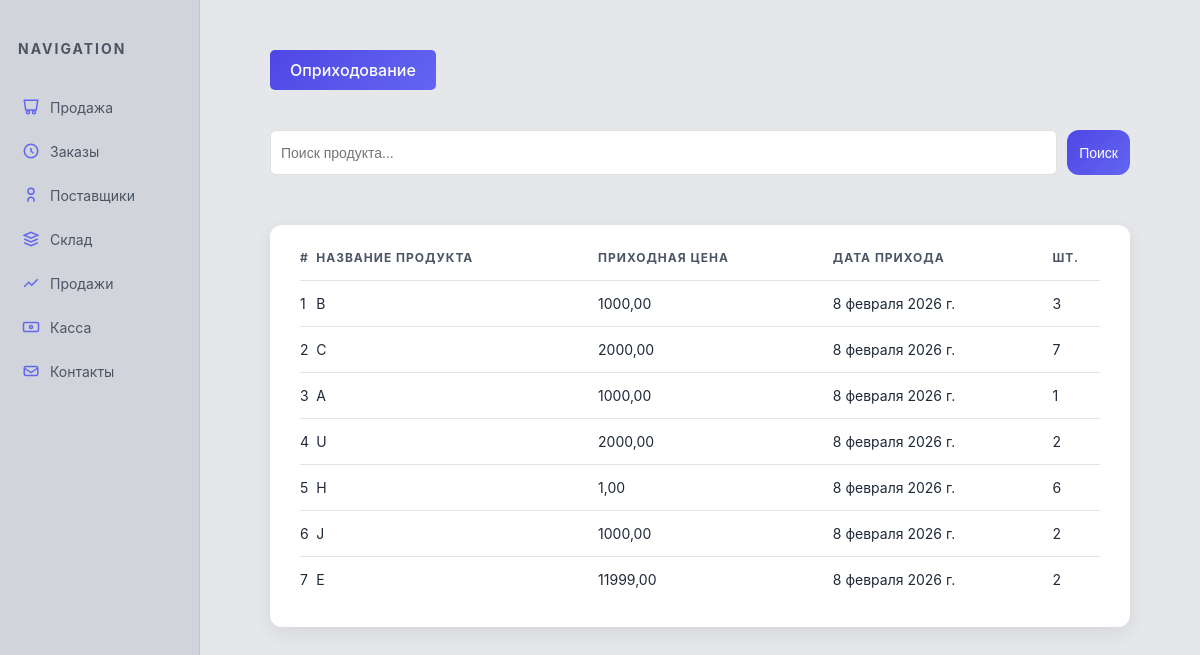
/glavn/product/, run on an earlier commit of the app's database.
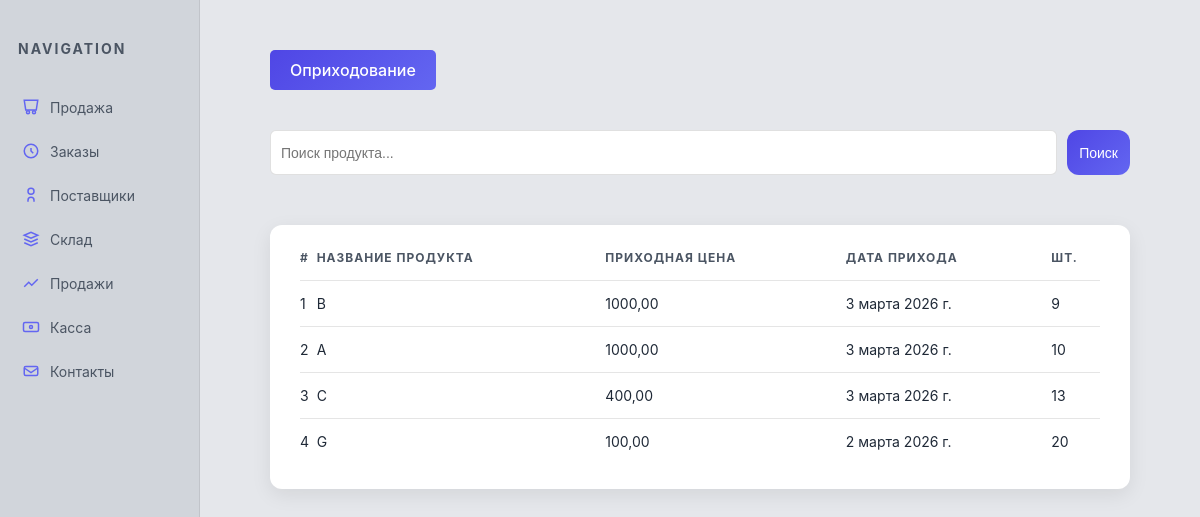
And on a later commit of the database.
### program/models.py (models this page shows)
class Product(models.Model):
    product = models.CharField(max_length=100)
    prih_cen = models.DecimalField(max_digits=12, decimal_places=2)
    prih_date = models.DateField()
    count = models.SmallIntegerField()

### program/views.py (the view)
# urls.py: path('product/', views.products),
def products(req):
    data = Product.objects.all()
    if req.method == 'POST':
        text_poisk = req.POST.get("text_poisk")
        data = Product.objects.filter(product=text_poisk)
    data_list = Product.objects.all().order_by("product")
    return render(req, 'program/products.html', {'data': data, "data_list": data_list})

### program/templates/program/products.html (shortened to what this page needs)
<!DOCTYPE html>
<html lang="ru">
<head>
</head>
<body>
<div class="sidebar">
    <h2>Navigation</h2>
    <ul>
        <li><a href="/glavn/prodaj/"><svg fill="none" stroke="currentColor" viewBox="0 0 24 24"><path d="M3 3h18l-2 13H5L3 3z"/><path d="M16 21a2 2 0 100-4 2 2 0 000 4zM8 21a2 2 0 100-4 2 2 0 000 4z"/></svg>Продажа</a></li>
        <li><a href="/glavn/zakaz/"><svg fill="none" stroke="currentColor" viewBox="0 0 24 24"><path d="M12 8v4l3 3"/><circle cx="12" cy="12" r="9"/></svg>Заказы</a></li>
        <li><a href="/glavn/postav/"><svg fill="none" stroke="currentColor" viewBox="0 0 24 24"><path d="M16 21v-2a4 4 0 00-8 0v2"/><circle cx="12" cy="7" r="4"/></svg>Поставщики</a></li>
        <li><a href="/glavn/product/"><svg fill="none" stroke="currentColor" viewBox="0 0 24 24"><path d="M3 7l9-4 9 4-9 4-9-4z"/><path d="M3 17l9 4 9-4"/><path d="M3 12l9 4 9-4"/></svg>Склад</a></li>
        <li><a href="/glavn/prod/"><svg fill="none" stroke="currentColor" viewBox="0 0 24 24"><path d="M3 17l6-6 4 4 8-8"/></svg>Продажи</a></li>
        <li><a href="/glavn/cash/"><svg fill="none" stroke="currentColor" viewBox="0 0 24 24"><rect x="2" y="6" width="20" height="12" rx="2"/><circle cx="12" cy="12" r="2"/></svg>Касса</a></li>
        <li><a href="/glavn/contacts/"><svg fill="none" stroke="currentColor" viewBox="0 0 24 24"><path d="M21 8a2 2 0 00-2-2H5a2 2 0 00-2 2v8a2 2 0 002 2h14a2 2 0 002-2V8z"/><path d="M3 8l9 6 9-6"/></svg>Контакты</a></li>
    </ul>
</div>
<div class="main">
    <a class="btn" href="/glavn/add_product/"
        style="text-decoration: none; display:inline-block; padding:10px 20px; background-color:#007bff; color:white; border-radius:5px; margin-bottom:20px;">
        Оприходование
    </a>
    <br><br>
    <form method="post" style="margin-bottom:30px;">
        <input type="text" name="text_poisk" list="product" placeholder="Поиск продукта..." required
            style="width:150px; height:45px; padding:5px 10px; font-size:14px; border-radius:6px; border:1px solid rgba(0,0,0,0.12);">
        <button type="submit" class="btn" style="height:45px; padding:5px 12px; font-size:14px;">Поиск</button>
    </form>
    <div class="table-wrapper">
        <table>
            <tr>
                <th>#</th>
                <th>Название продукта</th>
                <th>Приходная цена</th>
                <th>Дата прихода</th>
                <th>Шт.</th>
            </tr>
            {% for i in data %}
                <tr>
                    <td>{{ forloop.counter }}</td>
                    <td>{{ i.product }}</td>
                    <td>{{ i.prih_cen }}</td>
                    <td>{{ i.prih_date }}</td>
                    <td>{{ i.count }}</td>
                </tr>
            {% endfor %}
        </table>
    </div>
</div>
</body>
</html>

### program/templates/program/products.html (style rules this page uses)
:root { --bg-main: #e5e7eb; --bg-sidebar: #d1d5db; --bg-card: #ffffff; --accent: #4f46e5; --accent-light: #6366f1; --text-main: #1f2937; --text-muted: #4b5563; }
* { margin:0; padding:0; box-sizing:border-box; }
body { font-family: 'Inter', sans-serif; background: var(--bg-main); color: var(--text-main); display: flex; min-height: 100vh; }
.sidebar { width: 200px; background: var(--bg-sidebar); padding: 40px 18px; position: fixed; height: 100%; border-right: 1px solid rgba(0,0,0,0.08); }
.sidebar h2 { font-size: 14px; letter-spacing: 2px; text-transform: uppercase; color: var(--text-muted); margin-bottom: 35px; }
.sidebar ul { list-style:none; }
.sidebar li { margin-bottom: 14px; }
.sidebar a { display: flex; align-items: center; gap: 10px; text-decoration: none; color: var(--text-muted); font-size: 14px; padding: 6px 4px; border-radius: 6px; transition: 0.25s ease; }
.sidebar svg { width: 18px; height: 18px; stroke-width: 2; stroke: var(--accent-light); transition: 0.25s ease; }
.main { margin-left: 200px; width: 100%; padding: 50px 70px; }
.btn { background: linear-gradient(135deg, var(--accent), var(--accent-light)); color: white; border: none; padding: 12px 24px; border-radius: 12px; cursor: pointer; font-weight: 500; margin-bottom: 20px; transition: transform 0.2s ease, box-shadow 0.2s ease; }
form { display: flex; gap: 10px; margin-bottom: 30px; }
input[type="text"], select { padding: 10px; border-radius: 8px; border: 1px solid rgba(0,0,0,0.12); font-size: 14px; flex: 1; }
.table-wrapper { background: var(--bg-card); border-radius: 12px; padding: 25px 30px; box-shadow: 0 6px 20px rgba(0,0,0,0.08); }
table { width: 100%; border-collapse: collapse; }
th { text-align: left; font-size: 12px; text-transform: uppercase; letter-spacing: 1px; color: var(--text-muted); padding-bottom: 15px; }
td { padding: 14px 0; border-top: 1px solid rgba(0,0,0,0.1); font-size: 14px; }

What changed in the data, as far as the page shows it:
removed Product: product "H", prih_cen "1,00", prih_date "8 февраля 2026 г.", count "6"
removed Product: product "J", prih_cen "1000,00", prih_date "8 февраля 2026 г.", count "2"
removed Product: product "E", prih_cen "11999,00", prih_date "8 февраля 2026 г.", count "2"
changed Product (number 1 of 4 on the later page): prih_date "8 февраля 2026 г." → "3 марта 2026 г."; count "3" → "9"
changed Product (number 2 of 4 on the later page): product "C" → "A"; prih_cen "2000,00" → "1000,00"; prih_date "8 февраля 2026 г." → "3 марта 2026 г."; count "7" → "10"
changed Product (number 3 of 4 on the later page): product "A" → "C"; prih_cen "1000,00" → "400,00"; prih_date "8 февраля 2026 г." → "3 марта 2026 г."; count "1" → "13"
changed Product: product "U" → "G"; prih_cen "2000,00" → "100,00"; prih_date "8 февраля 2026 г." → "2 марта 2026 г."; count "2" → "20"
